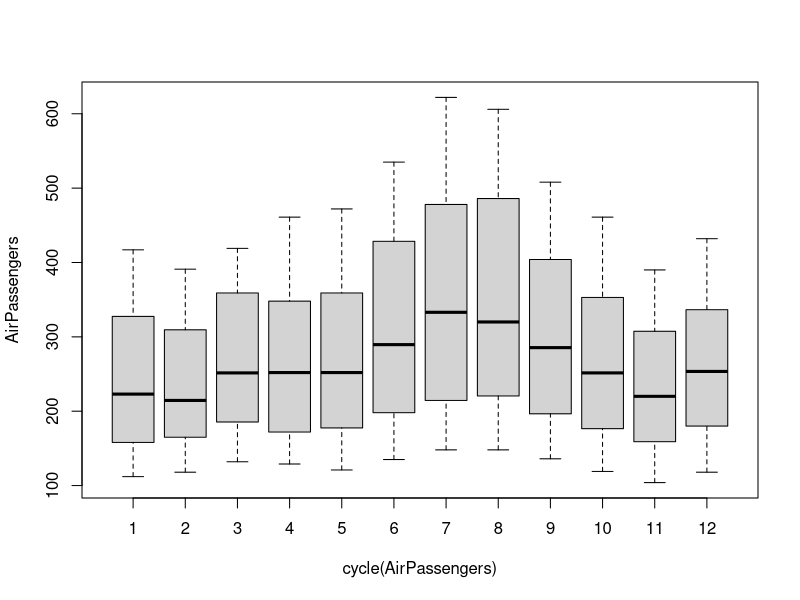
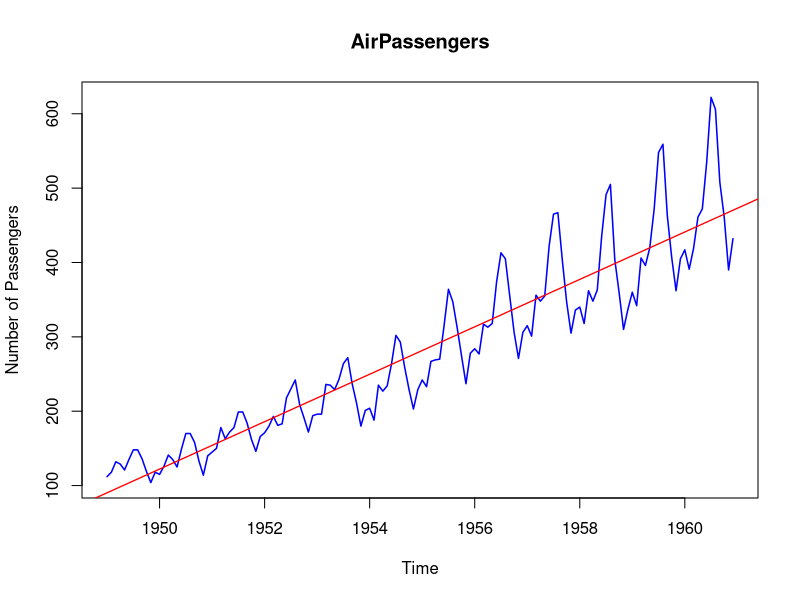
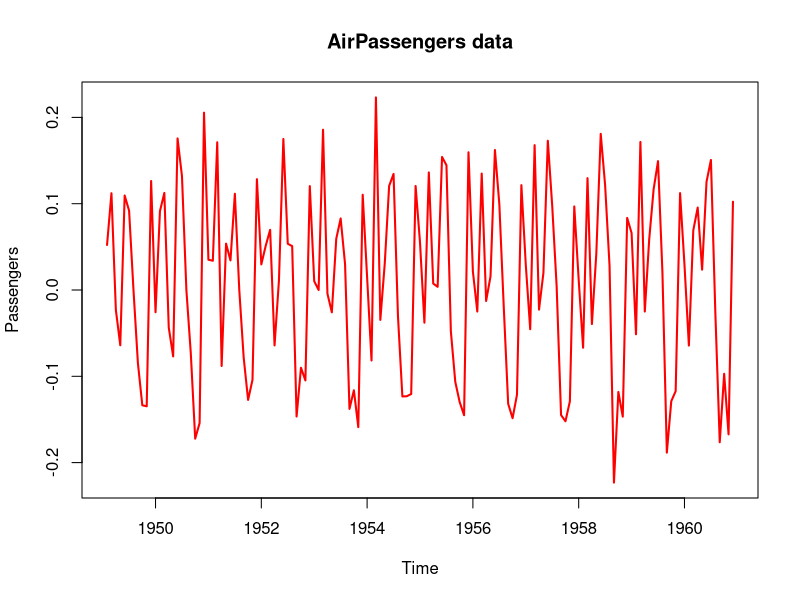
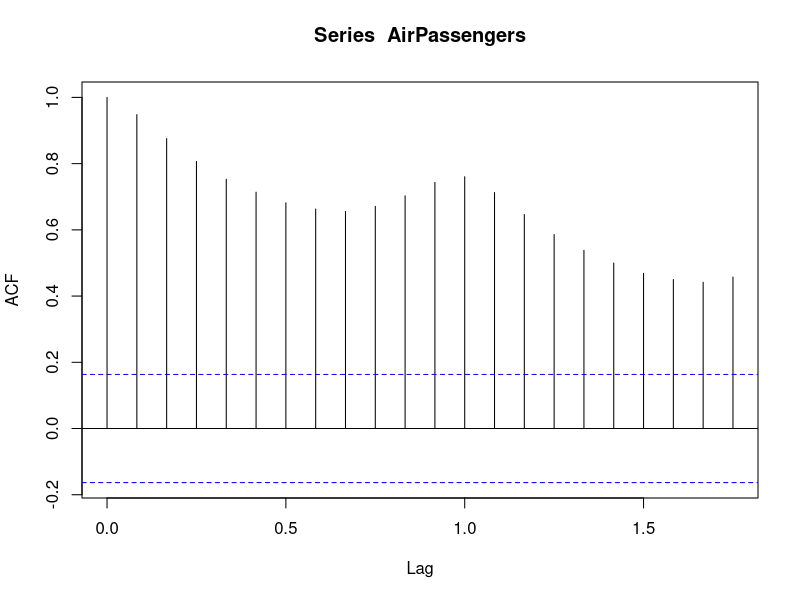
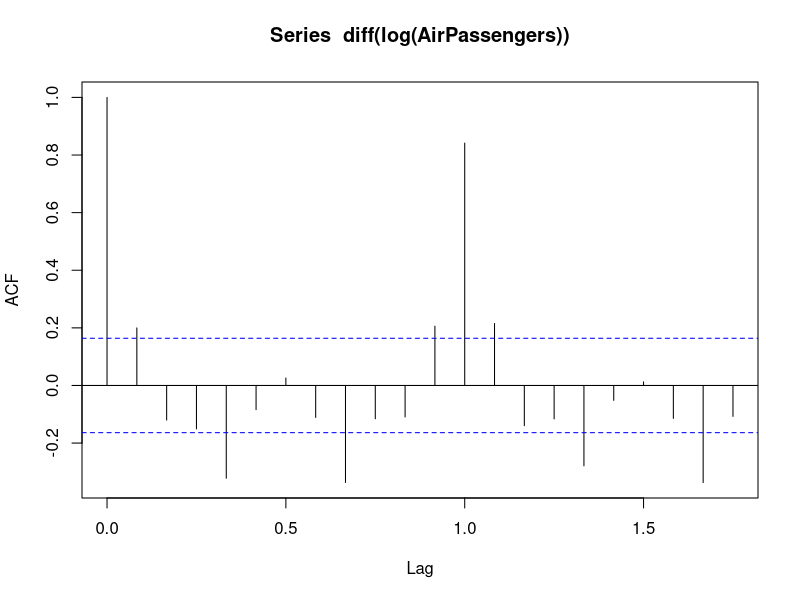
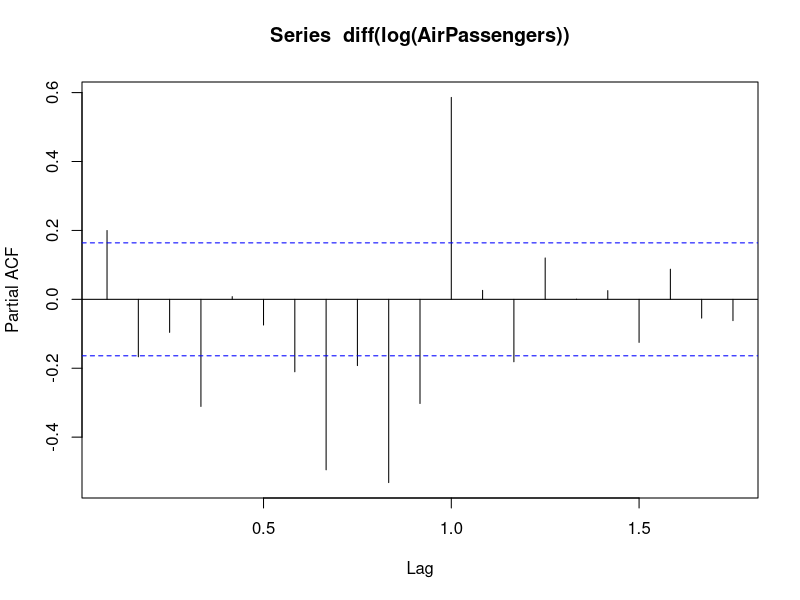
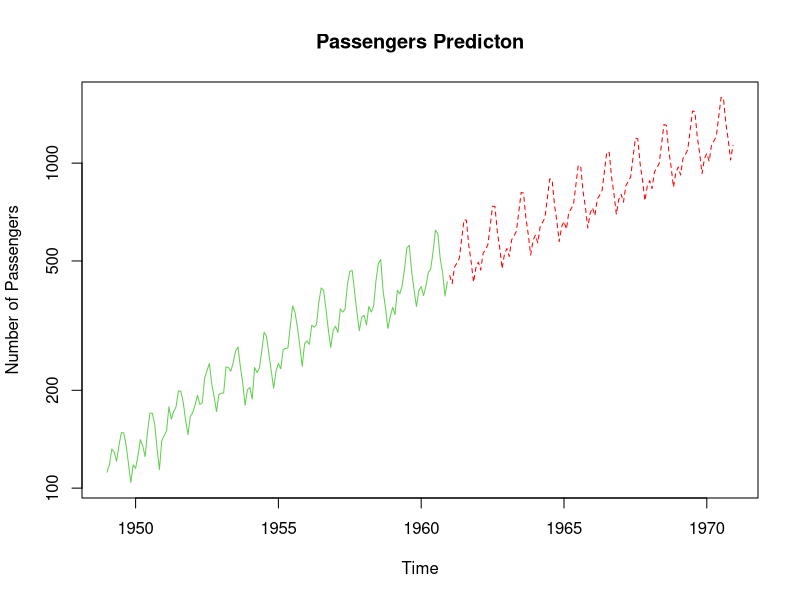

Write the R code that produced these figures, in order.
data("Airpassenger")
AirPassengers

#Understanding and Preparing data
boxplot(AirPassengers~cycle(AirPassengers))
plot(AirPassengers,main="AirPassengers",ylab="Number of Passengers",
       col="Blue",lwd=1.5)

# upward and seasonality  Trend data
abline(lm(AirPassengers~time(AirPassengers)),lwd=1.3,col="red")

#Make it stationary
# do variance constant 
plot(diff(log(AirPassengers)),col="red",lwd=2,ylab="Passengers",main="AirPassengers data")

#After stationary we can fit ARIMA model
# we need tseries
library(tseries)
# ARIMA(P=Order of AR,D=differencing order,
# order of MA)
#Selecting the value of p(AR)
acf(AirPassengers)
acf(diff(log(AirPassengers)))
#Here the number of line cross or touch the blue line is no.
# of AR .we avoid the for zero value and the data
# is sessional that's why q=1 

# Selecting the value of p
pacf(diff(log(AirPassengers)))

# Fitting an ARIMA(0,1,1)
# help(arima)

m_fit=arima(log(AirPassengers),order = c(0,1,1),seasonal =list(order=c(0,1,1),period=12))

m_fit

#Forecast for next 10 years

pred=predict(m_fit,n.ahead = 10*12)
pred

#final predicton
finalpred=exp(pred$pred)
ts.plot(AirPassengers,finalpred,log="y",lty=c(1:3),col=c(3,'red'),
        main="Passengers Predicton",ylab="Number of Passengers")
#Checking accuracy of the prediction
train_data=ts(AirPassengers,frequency = 12,start=c(1949,1),end = c(1959,12))

m_fit2=arima(log(train_data),order = c(0,1,1),seasonal =list(order=c(0,1,1),period=12))

m_fit2
#Predict for one year
pred2=predict(m_fit2,n.ahead = 1*12)
pred2
pred3=exp(pred2$pred)
pred3

pred_1960=round(pred3,0)
true_1960=tail(AirPassengers,12)
df=data.frame(pred_1960,true_1960)
df
# The difference between the true value and the predicted value is the smallest
# so the accuracy of the model is large.
